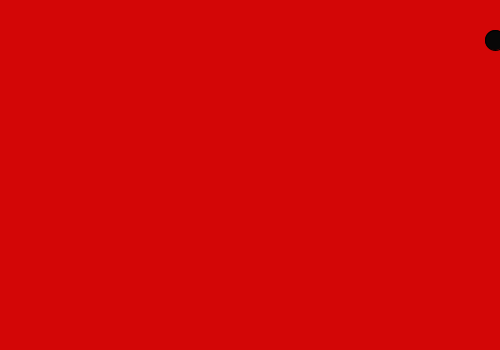
Frame 1 (no input)
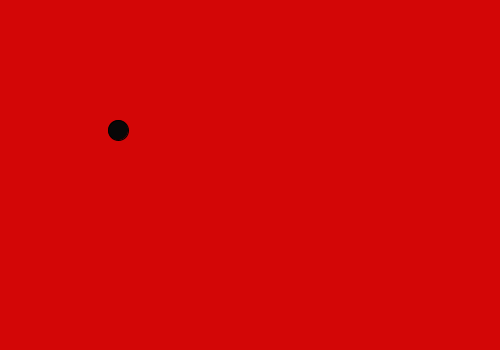
Frame 60 (the mouse pressed at the canvas centre just before this capture)
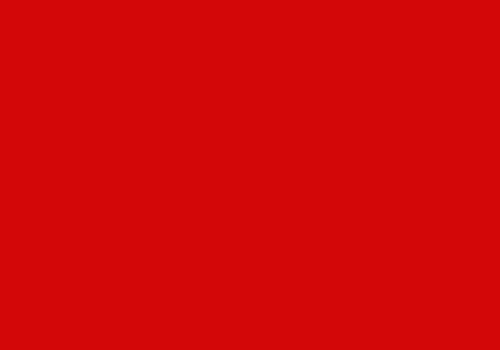
Frame 120 (the mouse held since frame 60 and released just before this capture)

The Processing sketch that drew these frames (run headless with seeded random() and noise(); from frame 60 on, the mouse is pressed at the canvas centre):

// Processing sketch: processing_122094
// ── processing_122094.pde

int counter;

float x,y;
float x_velocity, y_velocity;
float gravity;
float radius;
void setup()
{
  size(500,350);
  x = 4;
  y = 20;
  x_velocity = 500;
  y_velocity = 10;
  gravity = .06;
  radius = 10;
}

void draw()
{
  background(211,6,6);
  y_velocity += gravity;
  x+= x_velocity ; 
  y += y_velocity ; 
  
  if (y>(height-radius) )
  {
    y= height-radius;
    y_velocity *= -0.7;
  }
  if ( x<radius )
  {
    x = radius;
    x_velocity *= -0.8;
  }
  if ( x>(width-radius) )
  {
    x = width-radius;
    x_velocity *= -0.8;
  }
  ball(x, y);
}

void ball(float x, float y)
{
  pushMatrix();
  translate(x,y);
  fill(8,7,7);
  ellipseMode(RADIUS);
  ellipse(5, 10, radius, radius);
  popMatrix();
}
